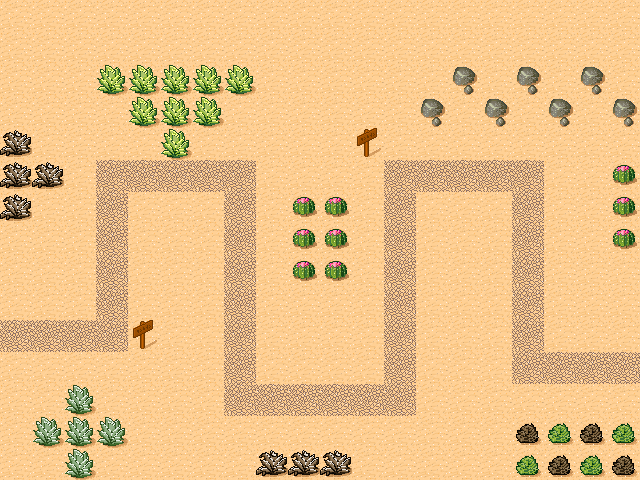

A level layout from a 2D game, rendered from its tile map. Below: a short description, then the map file with its tile-grid data intact:
An orthogonal 20x15 tile map with 32x32 px tiles, 1 tile layer (map).

<map version="1.0" orientation="orthogonal" width="20" height="15" tilewidth="32" tileheight="32">
 <tileset firstgid="1" name="map1Tiles" tilewidth="32" tileheight="32">
  <image source="map1Tiles.png" trans="c52527" width="256" height="192" />
 </tileset>
 <layer name="map" width="20" height="15">
  <data encoding="csv">
30,30,30,30,30,30,30,30,30,30,30,30,30,30,30,30,30,30,30,30,
30,30,30,30,30,30,30,30,30,30,30,30,30,30,30,30,30,30,30,30,
30,30,30,40,40,40,40,40,30,30,30,30,30,30,32,30,32,30,32,30,
30,30,30,30,40,40,40,30,30,30,30,30,30,32,30,32,30,32,30,32,
39,30,30,30,30,40,30,30,30,30,30,46,30,30,30,30,30,30,30,30,
39,39,30,15,15,15,15,15,30,30,30,30,15,15,15,15,15,30,30,31,
39,30,30,15,30,30,30,15,30,31,31,30,15,30,30,30,15,30,30,31,
30,30,30,15,30,30,30,15,30,31,31,30,15,30,30,30,15,30,30,31,
30,30,30,15,30,30,30,15,30,31,31,30,15,30,30,30,15,30,30,30,
30,30,30,15,30,30,30,15,30,30,30,30,15,30,30,30,15,30,30,30,
15,15,15,15,46,30,30,15,30,30,30,30,15,30,30,30,15,30,30,30,
30,30,30,30,30,30,30,15,30,30,30,30,15,30,30,30,15,15,15,15,
30,30,38,30,30,30,30,15,15,15,15,15,15,30,30,30,30,30,30,30,
30,38,38,38,30,30,30,30,30,30,30,30,30,30,30,30,47,48,47,48,
30,30,38,30,30,30,30,30,39,39,39,30,30,30,30,30,48,47,48,47
</data>
 </layer>
</map>
